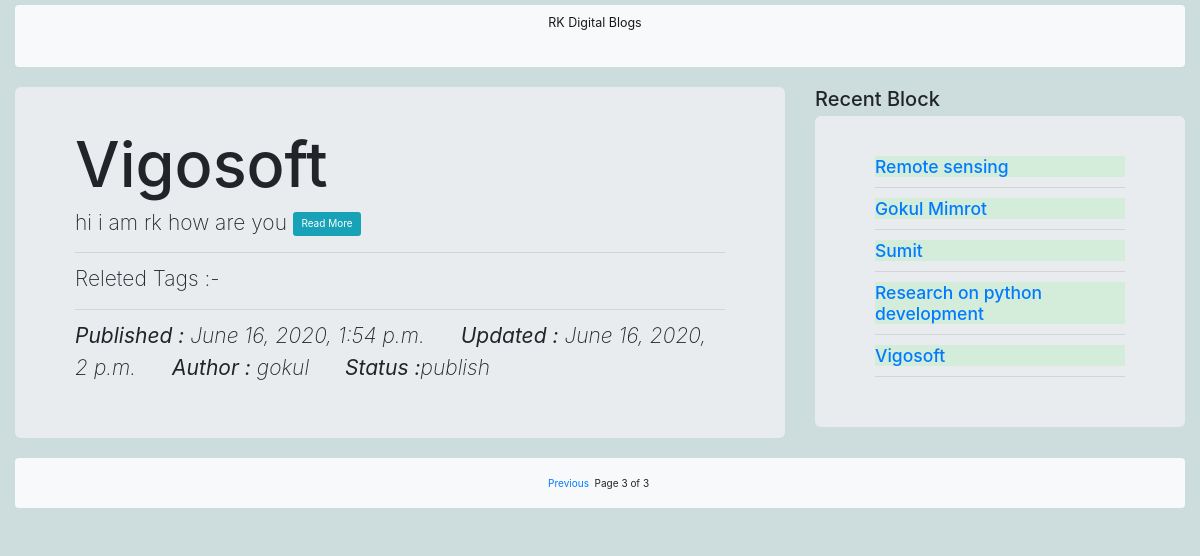
/?page=3, run on the app's committed database.
### myapp/models.py (models this page shows, shortened)
class Post(models.Model):
    STATUS_CHOICE=(('draft','Draft'),('publish','Published'))
    title=models.CharField(max_length=100)
    slug=models.SlugField(max_length=260,unique_for_date='publish')
    author=models.ForeignKey(User,related_name='block_post',on_delete=models.CASCADE)
    body=models.TextField()
    publish=models.DateTimeField(default=timezone.now)
    created=models.DateTimeField(auto_now_add=True)
    updated=models.DateTimeField(auto_now=True)
    status=models.CharField(max_length=15,choices=STATUS_CHOICE,default='draft')
    objects=CustomManager()
    tags=TaggableManager()

### myapp/views.py (the view)
# urls.py: 2. Add a URL to urlpatterns:  path('', views.home, name='home')
def home(Request,tag_slug=None):
    Post_list=Post.objects.all().order_by('-publish')
    Post_list1=Post.objects.all().order_by('-publish')
    tag=None
    if tag_slug:
        tag=get_object_or_404(Tag,slug=tag_slug)
        Post_list.filter(tags__in=[tag])
    pagenator=Paginator(Post_list,2)
    page_number=Request.GET.get('page')
    try:
        Post_list=pagenator.page(page_number)
    except PageNotAnInteger:
        Post_list=pagenator.page(1)
    except EmptyPage:
        Post_list=pagenator.page(pagenator.num_pages)
    MY_DIST={'post_list':Post_list,'post_list1':Post_list1,'tag':tag}
    return render(Request,'myapp/index.html',MY_DIST)

### myapp/models.py (called while the page is built)
        def get_queryset(self):
            return super().get_queryset().filter(status='publish')

### templates/myapp/index.html (shortened to what this page needs)
{% extends 'myapp/base.html' %}
{% block rk %}
<div class="row mt-3">
<div class="col-8">
  {% for post in post_list %}
  <div class="jumbotron">
    <h1>{{post.title}}</h1>
    <p class="lead">{{post.body|truncatewords:30}} <a href="../read/{{post.pk}}" class="btn btn-info">Read More</a></p>
    <hr>
    <p>Releted Tags :- </p>
    <hr>
    <p class="font-italic"><b>Published : </b>{{post.publish}} <b class="ml-5">Updated : </b>{{post.updated}} <b class="ml-5">Author : </b>{{post.author}} <b class="ml-5">Status :</b>{{post.status}}</p>
  </div>
{% endfor %}
</div>
    <div class="col-4">
    <h2>Recent Block</h2>
     <div class="jumbotron">
    {% for post in post_list1 %}
     <div class="alert-success"><h3><a href="../read/{{post.pk}}"> {{post.title}}</a></h3></div>
     <hr>
     {% endfor %}
     </div>
    </div>
</div>
{% include "myapp/pagination.html" with page=post_list %}
{% endblock rk %}

### static/css/style.css (style rules this page uses)
body { background-color: #cddddd; }

### data on the page
Post: title "Vigosoft", body "hi i am rk how are you", publish "June 16, 2020, 1:54 p.m.", updated "June 16, 2020, 2 p.m.", author "gokul", status "publish"
Post: title "Remote sensing"
Post: title "Gokul Mimrot"
Post: title "Sumit"
Post: title "Research on python development"

### other printed values
{{ page.number }} "3"
{{ page.paginator.num_pages }} "3"
